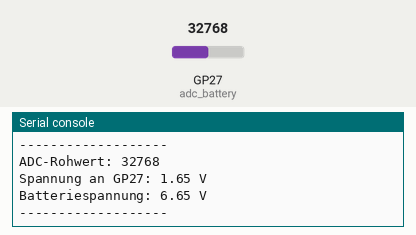
Recording of a program running on a simulated Raspberry Pi Pico running MicroPython. On the bench: the last lines printed to the serial console. The inputs (shaded band) are chosen by the test bench; at power-on: GP27 (adc_battery) = 32768 (analog values on the 0–65535 scale).

Above: at 1.2 s.
1.3 s: GP27 (adc_battery) set to 45874
At 2.6 s:
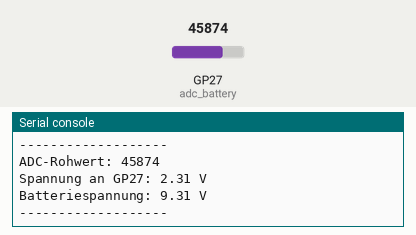
2.8 s: GP27 (adc_battery) set to 57670
At 3.7 s:
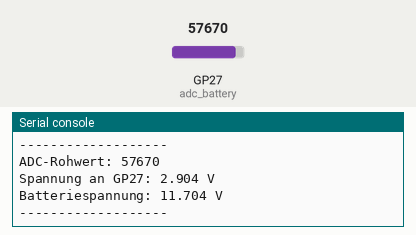
Timing chart, 0 to 5.8 s (numbered marks = the images above; inputs shaded):
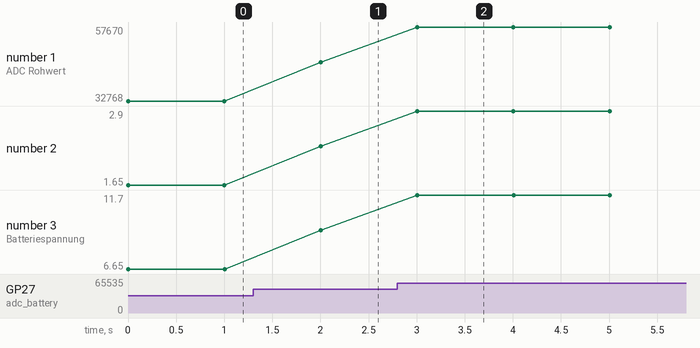

The program:

Spannungsteiler.py
```python
from machine import ADC, Pin
from time import sleep


# Spannungsteiler an GP27 / ADC1
BATTERY_ADC_PIN = 27

# Widerstandswerte des Spannungsteilers in Ohm anpassen:
# Batterie-Plus -> R1 -> GP27 -> R2 -> GND
R1_OHM = 100000
R2_OHM = 33000

# Referenzspannung des ADC beim Raspberry Pi Pico
ADC_REF_VOLTAGE = 3.3
ADC_MAX_VALUE = 65535


adc_battery = ADC(Pin(BATTERY_ADC_PIN))


def read_adc_raw():
    return adc_battery.read_u16()


def read_adc_voltage():
    raw = read_adc_raw()
    voltage_adc = raw * ADC_REF_VOLTAGE / ADC_MAX_VALUE
    return raw, voltage_adc


def read_battery_voltage():
    raw, voltage_adc = read_adc_voltage()
    divider_factor = (R1_OHM + R2_OHM) / R2_OHM
    voltage_battery = voltage_adc * divider_factor
    return raw, voltage_adc, voltage_battery


print("Starte Batterie-ADC-Test an GP27...")
print("R1:", R1_OHM, "Ohm")
print("R2:", R2_OHM, "Ohm")
print("-------------------")

while True:
    adc_raw, adc_voltage, battery_voltage = read_battery_voltage()

    print("ADC-Rohwert:", adc_raw)
    print("Spannung an GP27:", round(adc_voltage, 3), "V")
    print("Batteriespannung:", round(battery_voltage, 3), "V")
    print("-------------------")

    sleep(1)


#ADC-Rohwert: 38569
#Spannung an GP27: 1.942 V
#Batteriespannung: 7.827 V

# ADC-Rohwert: 49628
# Spannung an GP27: 2.499 V
# Batteriespannung: 10.072 V
```

Measured:
- after the input at 1.3 s, the serial console: prints a new line after 0.70 s (image 1)
- after the input at 2.8 s, the serial console: prints a new line after 0.21 s (image 2)
- plotted number 1: 32768 → 45874 after the input at 1.3 s, 45874 → 57670 after the input at 2.8 s
- plotted number 2: 1.65 → 2.31 after the input at 1.3 s, 2.31 → 2.9 after the input at 2.8 s
- plotted number 3: 6.65 → 9.31 after the input at 1.3 s, 9.31 → 11.7 after the input at 2.8 s
